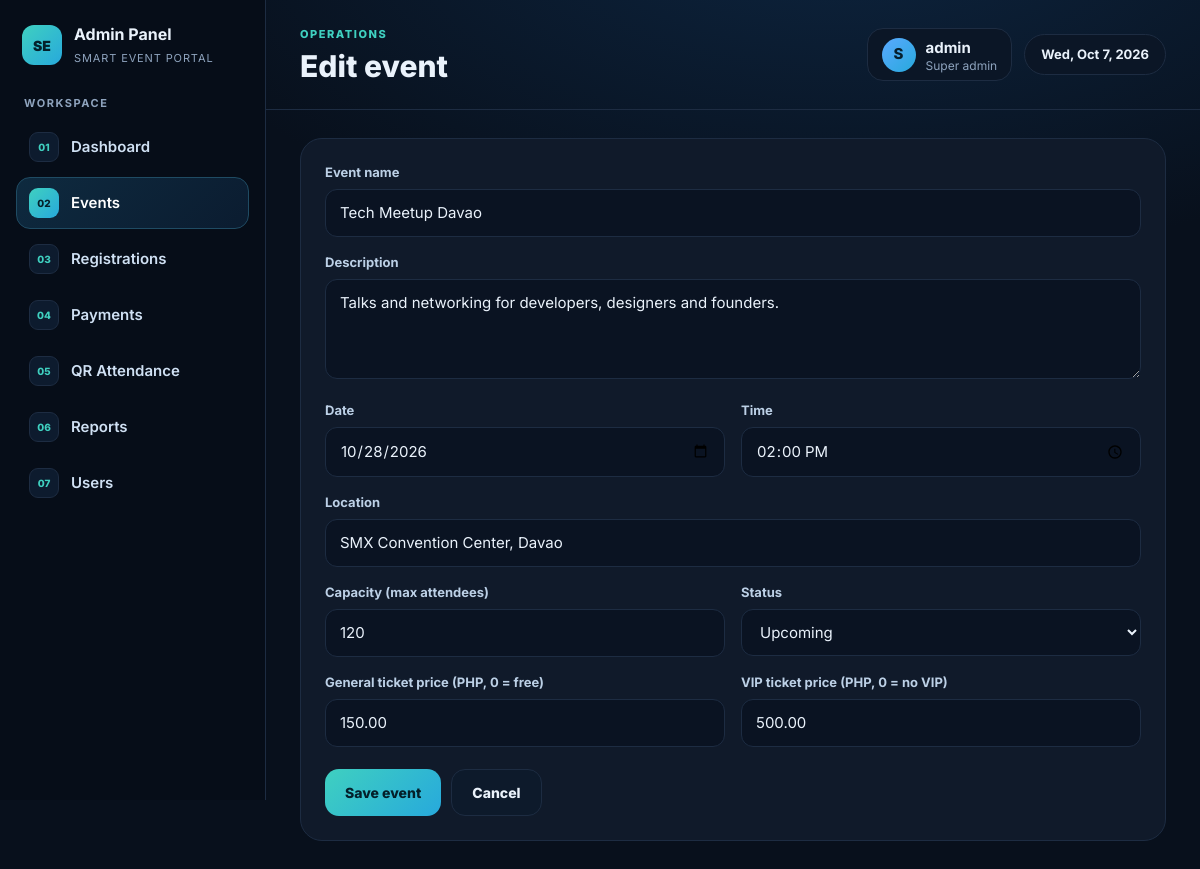
Screenshot of /admin/event_form.php?id=2 (signed in) with the database file from the repository.
### tables this page shows
CREATE TABLE events (
  event_id    INT AUTO_INCREMENT PRIMARY KEY,
  event_name  VARCHAR(150) NOT NULL,
  description TEXT,
  event_date  DATE NOT NULL,
  event_time  TIME NOT NULL,
  location    VARCHAR(200) NOT NULL,
  capacity    INT NOT NULL DEFAULT 100,
  price       DECIMAL(10,2) NOT NULL DEFAULT 0,
  vip_price   DECIMAL(10,2) NOT NULL DEFAULT 0,
  status      ENUM('Upcoming','Ongoing','Completed','Cancelled') NOT NULL DEFAULT 'Upcoming',
  created_by  INT NULL,
  created_at  TIMESTAMP DEFAULT CURRENT_TIMESTAMP,
  FOREIGN KEY (created_by) REFERENCES users(id) ON DELETE SET NULL
);

### config.php (called while the page is built, shortened)
<?php
function db(): PDO {
    static $pdo = null;
    if ($pdo === null) {
        $pdo = new PDO(
            'mysql:host=' . DB_HOST . ';dbname=' . DB_NAME . ';charset=utf8mb4',
            DB_USER, DB_PASS,
            [
                PDO::ATTR_ERRMODE => PDO::ERRMODE_EXCEPTION,
                PDO::ATTR_DEFAULT_FETCH_MODE => PDO::FETCH_ASSOC,
                PDO::ATTR_EMULATE_PREPARES => false,
            ]
        );
    }
    return $pdo;
}
function h($v): string { return htmlspecialchars((string)$v, ENT_QUOTES, 'UTF-8'); }
function url(string $p = ''): string { return BASE_URL . '/' . ltrim($p, '/'); }

### admin/event_form.php (the view, shortened to what this page needs)
<?php
require_once __DIR__ . '/../includes/layout.php';
$id = (int)($_GET['id'] ?? $_POST['event_id'] ?? 0);
$ev = ['event_name'=>'','description'=>'','event_date'=>date('Y-m-d', strtotime('+7 days')),'event_time'=>'09:00','location'=>'',
       'capacity'=>100,'price'=>0,'vip_price'=>0,'status'=>'Upcoming'];
if ($id) {
    $s = db()->prepare("SELECT * FROM events WHERE event_id=?"); $s->execute([$id]);
    $ev = $s->fetch() ?: redirect('admin/events.php');
}
?>
<div class="card"><form method="post"><?= csrf_field() ?><input type="hidden" name="event_id" value="<?= $id ?>">
  <div class="form-grid">
    <div class="full"><label>Event name</label><input name="event_name" required value="<?= h($ev['event_name']) ?>"></div>
    <div class="full"><label>Description</label><textarea name="description"><?= h($ev['description']) ?></textarea></div>
    <div><label>Date</label><input type="date" name="event_date" required value="<?= h($ev['event_date']) ?>"></div>
    <div><label>Time</label><input type="time" name="event_time" required value="<?= h(substr((string)$ev['event_time'], 0, 5)) ?>"></div>
    <div class="full"><label>Location</label><input name="location" required value="<?= h($ev['location']) ?>"></div>
    <div><label>Capacity (max attendees)</label><input type="number" min="1" name="capacity" required value="<?= (int)$ev['capacity'] ?>"></div>
    <div><label>Status</label><select name="status"><?php foreach (['Upcoming','Ongoing','Completed','Cancelled'] as $o): ?><option <?= $ev['status']===$o?'selected':'' ?>><?= $o ?></option><?php endforeach; ?></select></div>
    <div><label>General ticket price (PHP, 0 = free)</label><input type="number" step="0.01" min="0" name="price" value="<?= h($ev['price']) ?>"></div>
    <div><label>VIP ticket price (PHP, 0 = no VIP)</label><input type="number" step="0.01" min="0" name="vip_price" value="<?= h($ev['vip_price']) ?>"></div>
  </div>
  <div style="display:flex;gap:10px;margin-top:22px"><button class="btn btn-primary">Save event</button><a class="btn" href="<?= url('admin/events.php') ?>">Cancel</a></div>
</form></div>

### assets/style.css (style rules this page uses)
:root { --bg:#08101c; --side:#060d18; --card:#101a2a; --line:#1d2c42; --text:#eaf2fb; --muted:#8ea3bd; --teal:#3fd0c0; --cyan:#27a9dc; --blue:#5aa9ff; --amber:#f6c344; --red:#ff6b7a; --green:#4fd69c; --r:18px; }
* { box-sizing:border-box }
html,body { margin:0 }
body { background:radial-gradient(1200px 600px at 70% -10%,#0d2540 0,transparent 60%),var(--bg);color:var(--text); font-family:Inter,"Segoe UI",system-ui,sans-serif;font-size:15px;line-height:1.5;min-height:100vh }
a { color:var(--teal);text-decoration:none }
.btn { display:inline-flex;align-items:center;justify-content:center;gap:8px;border-radius:14px;padding:12px 20px;font-weight:800;font-size:14px;border:1px solid var(--line);background:#0d1a2b;color:var(--text);cursor:pointer;font-family:inherit }
.btn-primary { background:linear-gradient(135deg,var(--teal),var(--cyan));color:#04202a;border:0 }
.card { background:var(--card);border:1px solid var(--line);border-radius:22px;padding:24px;margin-bottom:22px }
label { display:block;font-size:13px;font-weight:700;color:#bcd0e6;margin-bottom:6px }
input,select,textarea { width:100%;background:#0a1322;border:1px solid var(--line);border-radius:12px;color:var(--text);padding:12px 14px;font:inherit }
textarea { min-height:100px;resize:vertical }
.form-grid { display:grid;grid-template-columns:1fr 1fr;gap:16px }
.form-grid .full { grid-column:1/-1 }

### rows the page displays
events: event_name "Tech Meetup Davao", description "Talks and networking for developers, designers and founders.", event_date "10/28/2026", event_time "14:00", location "SMX Convention Center, Davao", capacity "120", status "Upcoming", price "150.00", vip_price "500.00"

### other values shown
$label "Dashboard"
$label "Events"
$label "Registrations"
$label "Payments"
$label "QR Attendance"
$label "Reports"
$label "Users"
$title "Edit event"
$ini "S"
$u['username'] "admin"
